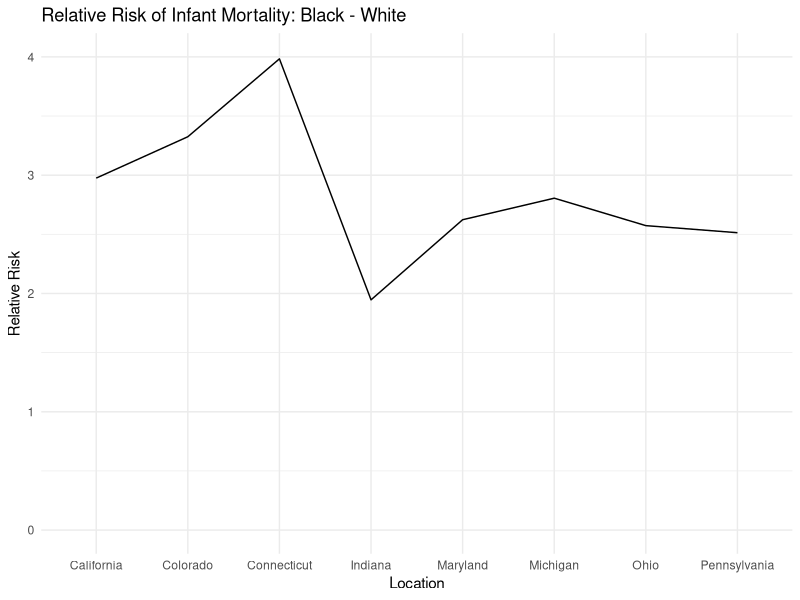
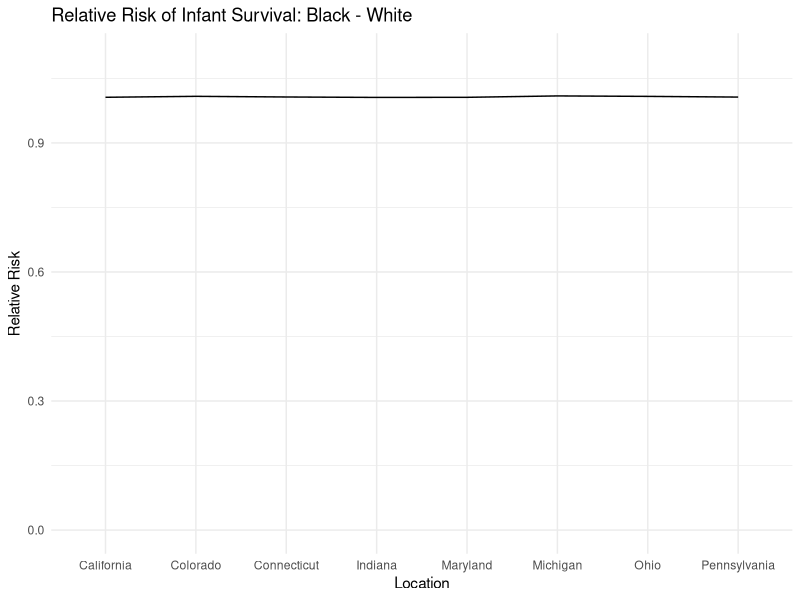
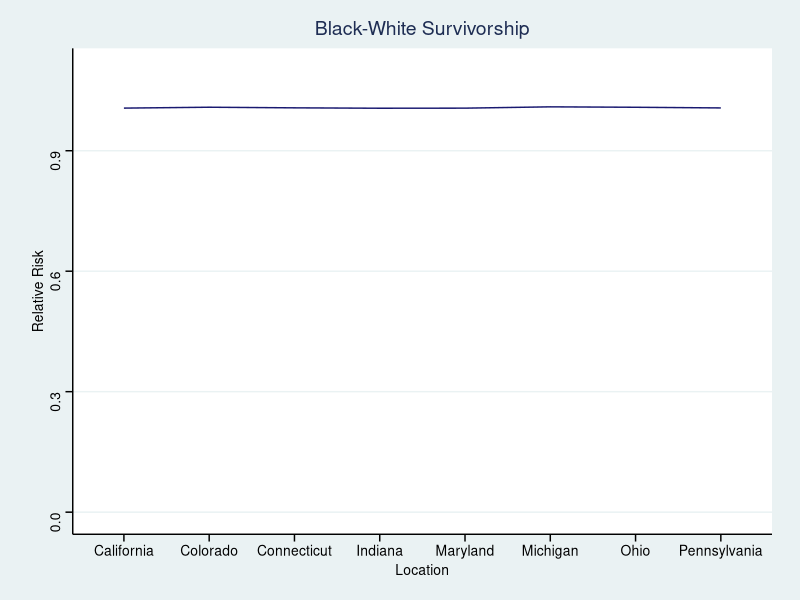
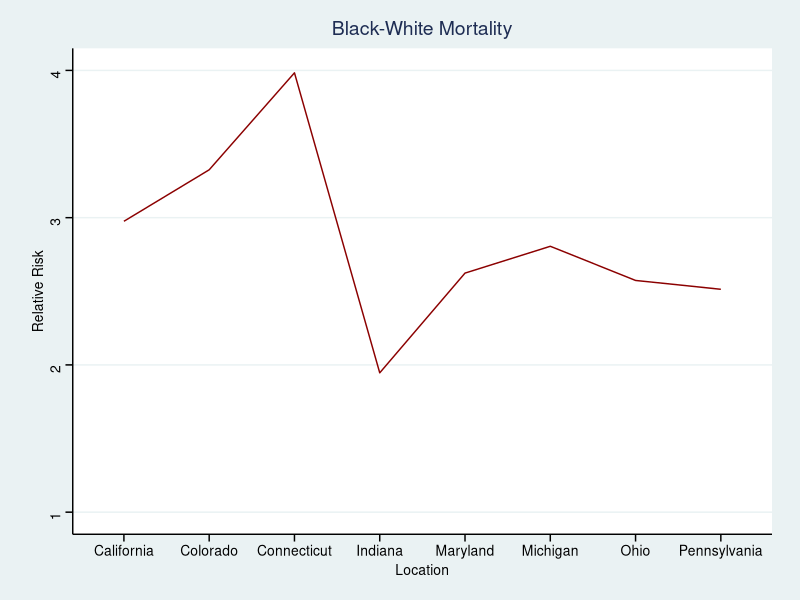

Recreate these plots in R, in order.
## ---- chunk 1

knitr::opts_chunk$set(warning = FALSE)

library(ggplot2)
df <- read.csv("inf_mortality_ex.csv")
## ---- chunk 2
(df$inf_mort_white_1000 <- (
  df$white_infant_deaths/df$white_births)*1000
 )

## ---- chunk 3
knitr::kable(
  df[, c(1,8)],  
  col.names = c(
    'State', 
    'White Infant Mortality per 1,000'
    ), 
  align = "lc"
  )
## ---- chunk 4
(df$inf_mort_black_1000 <- (
  df$black_infant_deaths/df$black_births)*1000
 )

## ---- chunk 5
knitr::kable(
  df[, c(1,9)],  
  col.names = c(
    'State', 
    'Black Infant Mortality per 1,000'
    ), 
  align = "lc"
  )
## ---- chunk 6
(df$RR_mort_black_white <- 
   df$inf_mort_black_1000/df$inf_mort_white_1000)
## ---- chunk 7
df$inf_surv_white <- 
  df$white_births - df$white_infant_deaths
df$inf_surv_black  <- 
   df$black_births - df$black_infant_deaths

df$inf_surv_white_1000 <- 
    (df$white_births/df$inf_surv_white)*1000
df$inf_surv_black_1000 <- 
    (df$black_births/df$inf_surv_black)*1000
## ---- chunk 8
(df$RR_surv_black_white <- 
   df$inf_surv_black_1000/df$inf_surv_white_1000)
## ---- chunk 9
ggplot(
  df, 
  aes(x = as.factor(Location), 
      y = RR_mort_black_white, 
      group = 1)
) +
  geom_line() +
  ylim(0, 4) +
  labs(
    title = "Relative Risk of Infant Mortality: Black - White",
    x = "Location",
    y = "Relative Risk"
  ) +
  theme_minimal()

## ---- chunk 10
ggplot(
  df, 
  aes(x = as.factor(Location), 
      y = RR_surv_black_white, 
      group = 1)
) +
  geom_line() +
  ylim(0, 1.1) +
  labs(
    title = "Relative Risk of Infant Survival: Black - White",
    x = "Location",
    y = "Relative Risk"
  ) +
  theme_minimal()

## ---- chunk 11
library(ggthemes)
ggplot(df, 
  aes(x=as.factor(Location), 
  y=RR_surv_black_white, group=1))  + 
  geom_line(color = "midnightblue") + 
  ylim(0, 1.1) + 
  theme_stata() +
  labs(title = "Black-White Survivorship", x = "Location", y = "Relative Risk")

ggplot(df, 
  aes(x=as.factor(Location), 
  y=RR_mort_black_white, group=1))  + 
  geom_line(color = "darkred") + 
  ylim(1, 4) + 
  theme_stata() +
  labs(
    title = "Black-White Mortality", 
    x = "Location", 
    y = "Relative Risk"
    )
